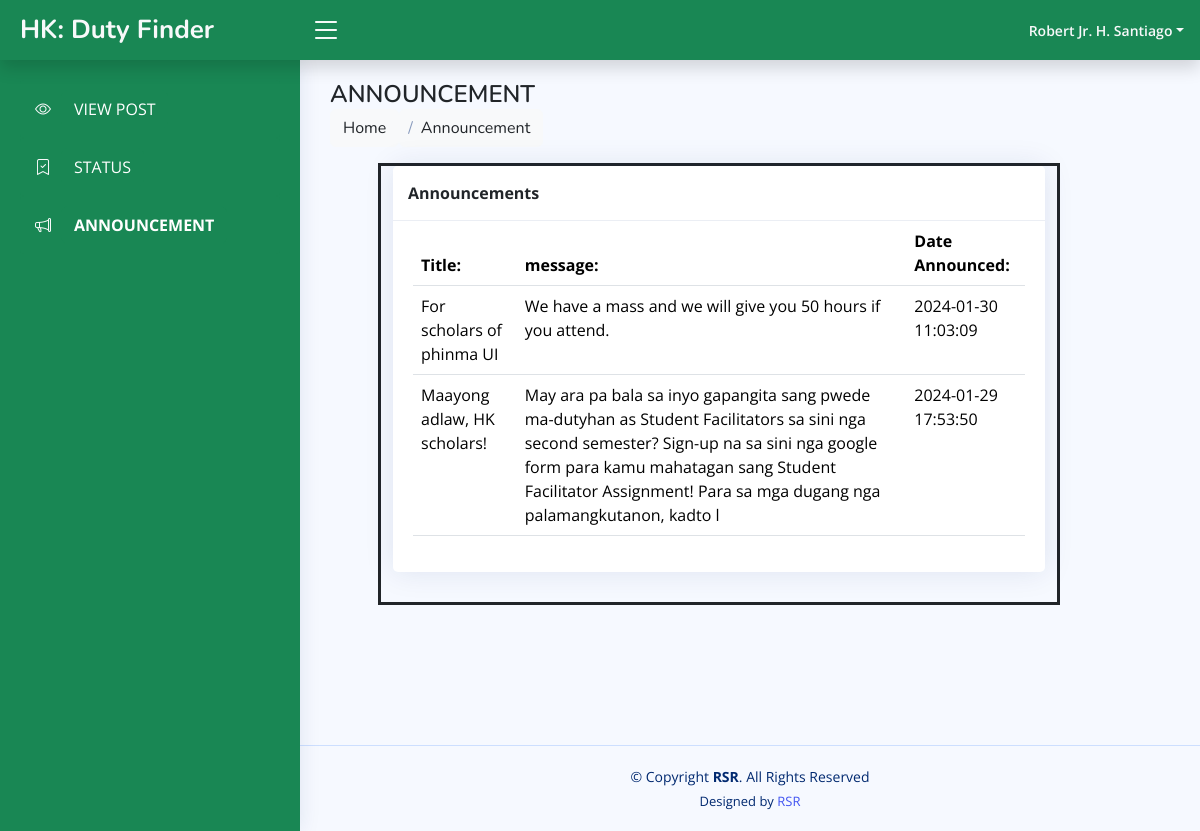
The app's page /scholar/announcement.php (signed in) with its own data.
### tables this page shows
CREATE TABLE `scholars` (
  `id` int(255) NOT NULL,
  `email` varchar(255) NOT NULL,
  `password` varchar(255) NOT NULL,
  `student_name` varchar(255) NOT NULL,
  `contact` varchar(255) NOT NULL,
  `id_no` varchar(255) NOT NULL,
  `year_level` varchar(255) NOT NULL,
  `course` varchar(255) NOT NULL,
  `department` varchar(255) NOT NULL,
  `status` varchar(255) NOT NULL
);

CREATE TABLE `announcements` (
  `id` int(255) NOT NULL,
  `title` varchar(255) NOT NULL,
  `message` varchar(255) NOT NULL,
  `date` datetime NOT NULL DEFAULT current_timestamp() ON UPDATE current_timestamp()
);

### scholar/announcement.php (the view, shortened to what this page needs)
<?php
include '../conn.php';
if (empty($_SESSION['email'])) {
?>
  <script>
    alert("Session Expired Please Login Again");
    location.href = '../index.html';
  </script>
<?php
} else {
  $e = $_SESSION['email'];
  $get_scholars_det = mysqli_query($conn, "SELECT * FROM `scholars` WHERE email = '$e'");
  $scholars = mysqli_fetch_object($get_scholars_det);
  $student_name  = $scholars->student_name;
}
?>
<!DOCTYPE html>
<html lang="en">
<head>
  <link href="assets/vendor/bootstrap/css/bootstrap.min.css" rel="stylesheet">
  <link href="assets/vendor/bootstrap-icons/bootstrap-icons.css" rel="stylesheet">
  <link href="assets/vendor/boxicons/css/boxicons.min.css" rel="stylesheet">
  <link href="assets/vendor/quill/quill.snow.css" rel="stylesheet">
  <link href="assets/vendor/quill/quill.bubble.css" rel="stylesheet">
  <link href="assets/vendor/remixicon/remixicon.css" rel="stylesheet">
  <link href="assets/vendor/simple-datatables/style.css" rel="stylesheet">
  <link href="assets/css/style.css" rel="stylesheet">
</head>
<body>
  <header id="header" class="header fixed-top d-flex align-items-center shadow" style="background:#198754 ;">
    <div class="d-flex align-items-center justify-content-between">
      <a href="index.html" class="logo d-flex align-items-center">
        <span class="d-none d-lg-block text-light">HK: Duty Finder</span>
      </a>
      <i class="bi bi-list toggle-sidebar-btn text-white"></i>
    </div>
    <nav class="header-nav ms-auto">
      <ul class="d-flex align-items-center">
        <li class="nav-item dropdown pe-3">
          <a class="nav-link nav-profile d-flex align-items-center pe-0" href="#" data-bs-toggle="dropdown">
            <span class="d-none d-md-block dropdown-toggle ps-2 text-light"><?php echo $student_name ?></span>
          </a>
        </li>
      </ul>
    </nav>
  </header>
  <aside id="sidebar" class="sidebar bg-success">
    <ul class="sidebar-nav" id="sidebar-nav">
      <li class="nav-item  ">
        <a class="nav-link collapsed bg-success text-light" href="view.php">
          <i class="bi bi-eye text-light"></i>
          <span class="btn btn-success">VIEW POST</span>
        </a>
        <a class="nav-link collapsed bg-success text-light " href="status.php">
          <i class="bi bi-bookmark-check text-light"></i>
          <span class="btn btn-success">STATUS</span>
        </a>
        <a class="nav-link bg-success text-light " href="announcement.php">
          <i class="bi bi-megaphone text-light"></i>
          <span class="btn btn-success fw-bold">ANNOUNCEMENT</span>
        </a>
      </li>
    </ul>
  </aside>
  <main id="main" class="main ">
    <div class="pagetitle ">
      <h1 class="text-dark ">ANNOUNCEMENT</h1>
      <nav>
        <ol class="breadcrumb">
          <li class="breadcrumb-item"><a href="index.php" class="text-dark btn btn-light">Home</a></li>
          <li class="breadcrumb-item btn btn-light text-dark">Announcement</li>
        </ol>
      </nav>
    </div>
    <section class="section dashboard">
    <section class="section dashboard">
<div class="row mx-5">
  <div class="col-md-11 border border-3 border-dark">
    <div class="card ">
      <div class="card-header">
        <span class=" text-dark fw-bold">Announcements</span>
      </div>
      <div class="card-body table-responsive">
        <table class="table table-hover">
          <thead>
            <tr>
              <th>Title:</th>
              <th scope="col">message:</th>
              <th scope="col">Date Announced:</th>
            </tr>
          </thead>
          <tbody>
            <?php
            $announcements = mysqli_query($conn, "SELECT * FROM announcements order by id desc");
            while ($announcement = mysqli_fetch_array($announcements)) {
            ?>
              <tr>
                <td><?php echo $announcement['title']; ?></td>
                <td><?php echo $announcement['message']; ?></td>
                <td><?php echo $announcement['date']; ?></td>
              </tr>
            <?php
            }
            ?>
          </tbody>
        </table>
      </div>
    </div>
  </div>
</div>
</section>
  </main>
  <footer id="footer" class="footer" style="margin-top: 10%">
    <div class="copyright">
      &copy; Copyright <strong><span>RSR</span></strong>. All Rights Reserved
    </div>
    <div class="credits">
      Designed by <a href="https://bootstrapmade.com/">RSR</a>
    </div>
  </footer>
</body>
</html>

### scholar/assets/css/style.css (style rules this page uses)
:root { scroll-behavior: smooth; }
body { font-family: "Open Sans", sans-serif; background: #f6f9ff; color: #444444; }
a { color: #4154f1; text-decoration: none; }
h1, h2, h3, h4, h5, h6 { font-family: "Nunito", sans-serif; }
#main { margin-top: 60px; padding: 20px 30px; transition: all 0.3s; }
.pagetitle { margin-bottom: 10px; }
.pagetitle h1 { font-size: 24px; margin-bottom: 0; font-weight: 600; color: #012970; }
.card { margin-bottom: 30px; border: none; border-radius: 5px; box-shadow: 0px 0 30px rgba(1, 41, 112, 0.1); }
.card-header, .card-footer { border-color: #ebeef4; background-color: #fff; color: #798eb3; padding: 15px; }
.card-body { padding: 0 20px 20px 20px; }
.breadcrumb { font-size: 14px; font-family: "Nunito", sans-serif; color: #899bbd; font-weight: 600; }
.breadcrumb a { color: #899bbd; transition: 0.3s; }
.breadcrumb .breadcrumb-item::before { color: #899bbd; }
.logo { line-height: 1; }
@media (min-width: 1200px) { .logo { width: 280px; } }
.logo span { font-size: 26px; font-weight: 700; color: #012970; font-family: "Nunito", sans-serif; }
.header { transition: all 0.5s; z-index: 997; height: 60px; box-shadow: 0px 2px 20px rgba(1, 41, 112, 0.1); background-color: #fff; padding-left: 20px; }
.header .toggle-sidebar-btn { font-size: 32px; padding-left: 10px; cursor: pointer; color: #012970; }
.header-nav ul { list-style: none; }
.header-nav>ul { margin: 0; padding: 0; }
.header-nav .nav-profile { color: #012970; }
.header-nav .nav-profile span { font-size: 14px; font-weight: 600; }
.sidebar { position: fixed; top: 60px; left: 0; bottom: 0; width: 300px; z-index: 996; transition: all 0.3s; padding: 20px; overflow-y: auto; scrollbar-width: thin; scrollbar-color: #aab7cf transparent; box-shadow: 0px 0px 20px rgba(1, 41, 112, 0.1); background-color: #fff; }
@media (min-width: 1200px) { #main, #footer { margin-left: 300px; } }
.sidebar-nav { padding: 0; margin: 0; list-style: none; }
.sidebar-nav li { padding: 0; margin: 0; list-style: none; }
.sidebar-nav .nav-item { margin-bottom: 5px; }
.sidebar-nav .nav-link { display: flex; align-items: center; font-size: 15px; font-weight: 600; color: #4154f1; transition: 0.3; background: #f6f9ff; padding: 10px 15px; border-radius: 4px; }
.sidebar-nav .nav-link i { font-size: 16px; margin-right: 10px; color: #4154f1; }
.sidebar-nav .nav-link.collapsed { color: #012970; background: #fff; }
.sidebar-nav .nav-link.collapsed i { color: #899bbd; }
.footer { padding: 20px 0; font-size: 14px; transition: all 0.3s; border-top: 1px solid #cddfff; }
.footer .copyright { text-align: center; color: #012970; }
.footer .credits { padding-top: 5px; text-align: center; font-size: 13px; color: #012970; }

### records on screen
scholars: student_name "Robert Jr. H. Santiago"
announcements: title "For scholars of phinma UI", message "We have a mass and we will give you 50 hours if you attend.", date "2024-01-30 11:03:09"
announcements: title "Maayong adlaw, HK scholars!", message "May ara pa bala sa inyo gapangita sang pwede ma-dutyhan as Student Facilitators sa sini nga second semester? Sign-up na sa sini nga google form para kamu mahatagan sang Student Facilitator Assignment! Para sa mga dugang nga palamangkutanon, kadto l", date "2024-01-29 17:53:50"
